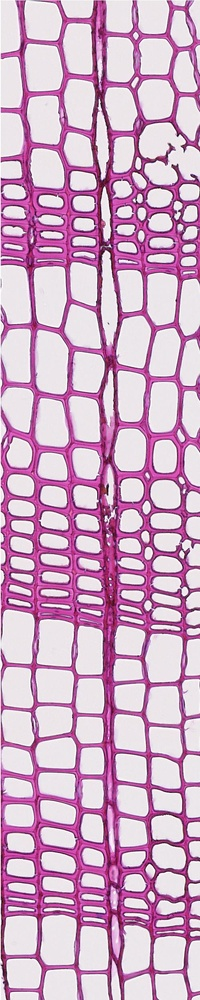
#> input picture src/napari_roxas_ai/_sample_data/conifer/conifer.scan.jpg, 200 x 1000 px, shrunk from 500 x 2500 before the run
$ python _cwt_measurements.py ../_sample_data/conifer/conifer.scan.jpg
#> lines starting #> are read from the running program, lines starting #| are printed output that depends on the picture
"""
Module for analyzing segmented wood cell images to measure cell wall thickness and related metrics.
Based on code by github user triyan-b https://github.com/triyan-b
Refactored and adapted to large images by github user tha-santacruz https://github.com/tha-santacruz
"""

from pathlib import Path
from typing import Dict

import cv2
import numpy as np
import pandas as pd
from PIL import Image
from rasterio import features

# Disable DecompressionBomb warnings for large images
Image.MAX_IMAGE_PIXELS = None


class CellAnalyzer:
    """Main class for analyzing cell structures in segmented images."""

    def __init__(self, config: Dict):
        """
        Initialize analyzer with configuration parameters.

        Args:
            config: Dictionary containing analysis parameters:
                - pixels_per_um: Conversion factor from pixels to micrometers
                - cluster_separation_threshold: Minimum distance between clusters (µm)
                - smoothing_kernel_size: Size of morphological operation kernel
                - integration_interval: Fraction of wall used for thickness measurement
                - tangential_angle : Sample angle (degrees, clockwise)
        """
        self.config = config
        self.cells: Dict = {}
        self.cells_array = None
        self.centroids_map = None
        self.dist_transform = None

        # Derived parameters
        self.cluster_separation_px = (
            config["cluster_separation_threshold"] * config["pixels_per_um"]
        )
        self.kernel = np.ones(
            (config["smoothing_kernel_size"], config["smoothing_kernel_size"])
        )
        self.integration_margin = (1 - config["integration_interval"]) / 2
        self.radial_angle = config["tangential_angle"] - 90

    def _load_image(self, image_path: Path) -> None:
        """Load and preprocess the input image."""
        with Image.open(image_path) as img:
#> img is the input picture: PIL image 200x1000 RGB; mean R, G, B 207.5, 169.5, 197.6
            self.cells_array = np.array(img).astype("uint8")

    def _smooth_image(self) -> None:
        """Apply morphological smoothing"""
        self.cells_array = cv2.dilate(
            cv2.erode(self.cells_array, self.kernel), self.kernel
        )
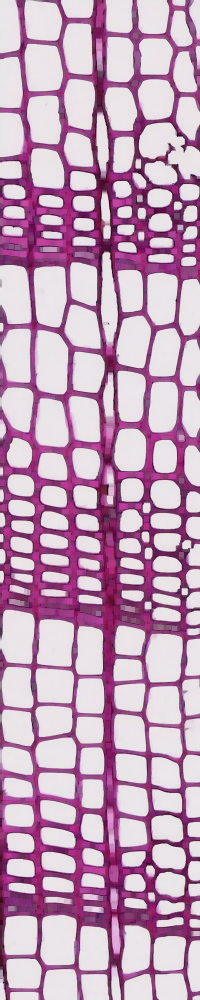
#> self.cells_array: shape (1000, 200, 3); mean R, G, B 194, 159.2, 184.7

    def _find_contours(self) -> None:
        """Find lumen and cell wall contours."""
        # Find lumen contours
#> (the run stopped early here; a loop or call above may not have finished)
